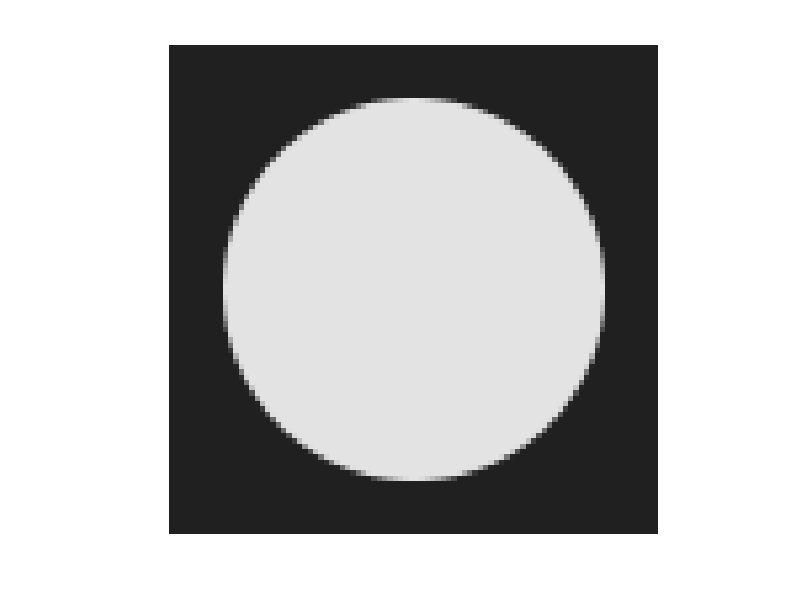
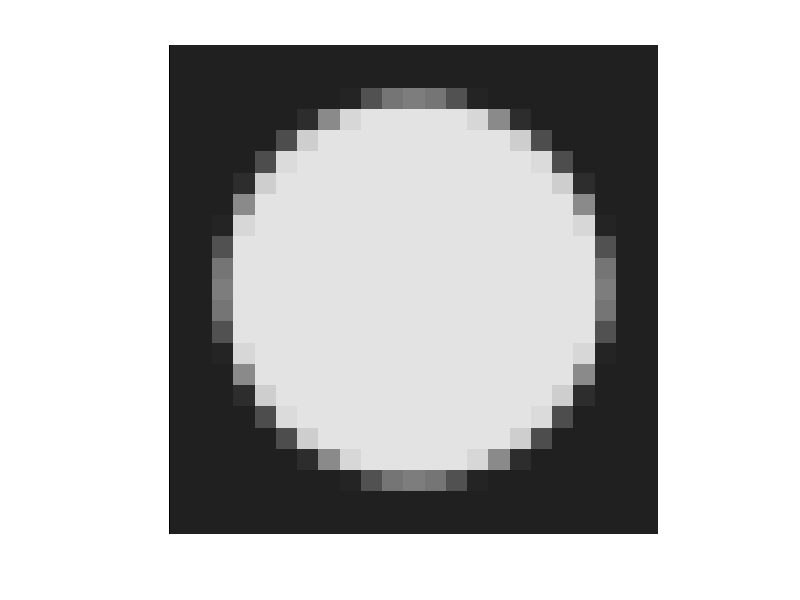
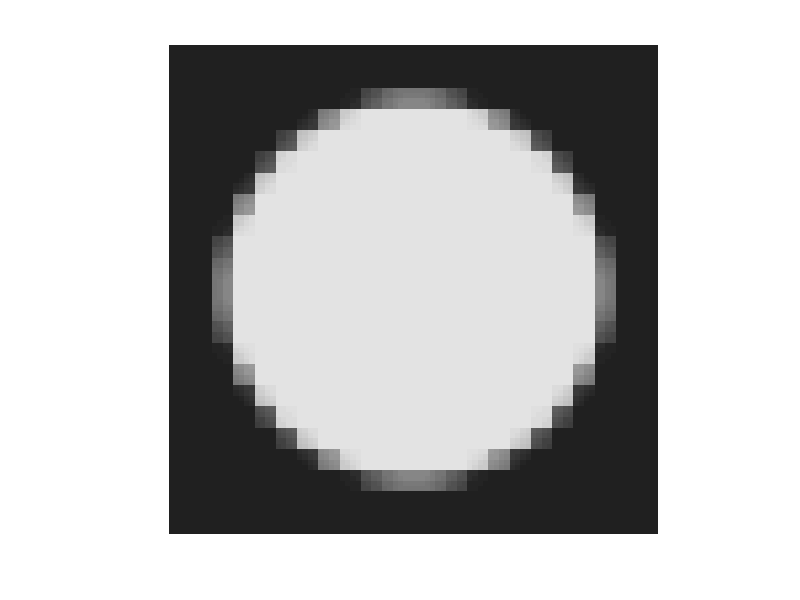

Recreate these plots in MATLAB, in order.
function main
	
	Nbiter= 2000;
	tau = 0.01;
	sigma = 1/tau/8;
	rho = 1.9;

	S=23;
	level=6;
	facto=2^level;
	y=zeros(S*facto,S*facto);
	[n1,n2]=meshgrid(1:S*facto,1:S*facto);
	y=((n1-S*facto/2-1/2).^2+(n2-S*facto/2-1/2).^2<=(9*facto)^2);
	for lev=1:level-2  
		y=(y(1:2:end,1:2:end)+y(2:2:end,1:2:end)+y(1:2:end,2:2:end)+y(2:2:end,2:2:end))/4;
	end
	xref=y*3/4+1/8+0.0004;
	for lev=level-1:level
		y=(y(1:2:end,1:2:end)+y(2:2:end,1:2:end)+y(1:2:end,2:2:end)+y(2:2:end,2:2:end))/4;
	end
	y=y*3/4+1/8+0.0004;
	figure(1);
	imshow(xref);
	colormap gray
	imwrite(xref,'x_reference.tif');
	figure(2);
	imshow(y);
	colormap gray
	imwrite(y,'y.tif');
	
	opD = @(x) cat(3,[diff(x,1,1);zeros(1,size(x,2))],[diff(x,1,2) zeros(size(x,1),1)]);
	opDadj = @(u) -[u(1,:,1);diff(u(:,:,1),1,1)]-[u(:,1,2) diff(u(:,:,2),1,2)];	
	prox_sigma_g_conj = @(u) u./max(abs(u),1);
	
	x = prox_tau_f(zeros(size(y)*4),y);
	u = zeros([size(x) 2]);
	fprintf('0 %f\n',sum(sum(sum(abs(opD(x))))));
	for iter = 1:Nbiter
		xnew = prox_tau_f(x-tau*opDadj(u),y);
		unew = prox_sigma_g_conj(u+sigma*opD(2*xnew-x));
		x = xnew+(rho-1)*(xnew-x);
		u = unew+(rho-1)*(unew-u);
		if mod(iter,40)==0
			%we display the primal and dual cost functions, which reach equal values at convergence
			tmp = opDadj(unew);
			tmp = tmp(1:4:end,1:4:end)+tmp(2:4:end,1:4:end)+tmp(3:4:end,1:4:end)+tmp(4:4:end,1:4:end)+...
			tmp(1:4:end,2:4:end)+tmp(2:4:end,2:4:end)+tmp(3:4:end,2:4:end)+tmp(4:4:end,2:4:end)+...
			tmp(1:4:end,3:4:end)+tmp(2:4:end,3:4:end)+tmp(3:4:end,3:4:end)+tmp(4:4:end,3:4:end)+...
			tmp(1:4:end,4:4:end)+tmp(2:4:end,4:4:end)+tmp(3:4:end,4:4:end)+tmp(4:4:end,4:4:end);
			fprintf('%d %f %f\n',iter,sum(sum(sum(abs(opD(xnew))))),...
				sum(sum(tmp.*y)));
			figure(3);
			imshow(xnew);
			colormap flag
			drawnow
		end
	end
	figure(3);
	imshow(xnew);
	colormap gray
	imwrite(xnew,'x_anisotropic.tif');
	fprintf('||x-xref||=%f\n',sqrt(sum(sum((xnew-xref).^2))));
	
end

function xout = prox_tau_f(x,y)
	z=y-(x(1:4:end,1:4:end)+x(2:4:end,1:4:end)+x(3:4:end,1:4:end)+x(4:4:end,1:4:end)+...
	x(1:4:end,2:4:end)+x(2:4:end,2:4:end)+x(3:4:end,2:4:end)+x(4:4:end,2:4:end)+...
	x(1:4:end,3:4:end)+x(2:4:end,3:4:end)+x(3:4:end,3:4:end)+x(4:4:end,3:4:end)+...
	x(1:4:end,4:4:end)+x(2:4:end,4:4:end)+x(3:4:end,4:4:end)+x(4:4:end,4:4:end))/16;
	xout = x;
	xout(1:4:end,1:4:end)=x(1:4:end,1:4:end)+z;
	xout(2:4:end,1:4:end)=x(2:4:end,1:4:end)+z;
	xout(3:4:end,1:4:end)=x(3:4:end,1:4:end)+z;
	xout(4:4:end,1:4:end)=x(4:4:end,1:4:end)+z;
	xout(1:4:end,2:4:end)=x(1:4:end,2:4:end)+z;
	xout(2:4:end,2:4:end)=x(2:4:end,2:4:end)+z;
	xout(3:4:end,2:4:end)=x(3:4:end,2:4:end)+z;
	xout(4:4:end,2:4:end)=x(4:4:end,2:4:end)+z;
	xout(1:4:end,3:4:end)=x(1:4:end,3:4:end)+z;
	xout(2:4:end,3:4:end)=x(2:4:end,3:4:end)+z;
	xout(3:4:end,3:4:end)=x(3:4:end,3:4:end)+z;
	xout(4:4:end,3:4:end)=x(4:4:end,3:4:end)+z;
	xout(1:4:end,4:4:end)=x(1:4:end,4:4:end)+z;
	xout(2:4:end,4:4:end)=x(2:4:end,4:4:end)+z;
	xout(3:4:end,4:4:end)=x(3:4:end,4:4:end)+z;
	xout(4:4:end,4:4:end)=x(4:4:end,4:4:end)+z;	
end 